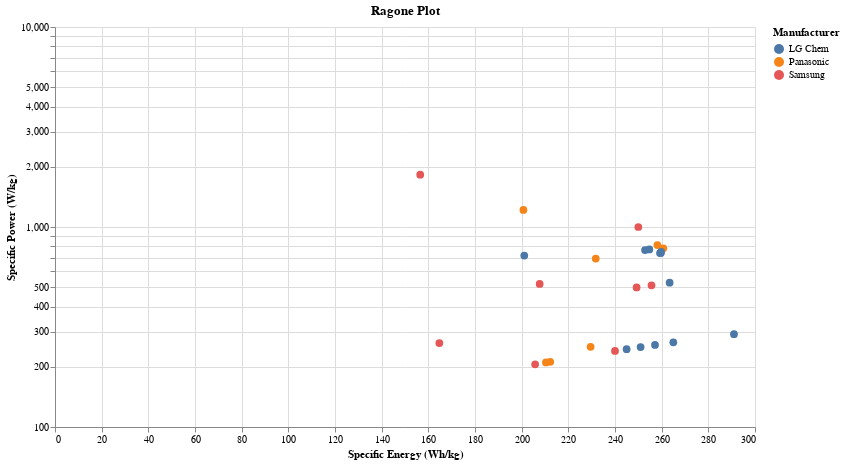

This figure's notebook cell:
### Code cell
# Define selection for Cathode and Manufacturer
#cathode_selection = alt.selection_point(fields=['Cathode'], bind='legend')
manufacturer_selection = alt.selection_point(fields=['Manufacturer'], bind='legend')

# Create the Ragone plot using Altair
ragone_plot = alt.Chart(df).mark_circle(size=60).encode(
    x=alt.X('Specific Energy (Wh/kg)', title='Specific Energy (Wh/kg)'),
    y=alt.Y('Specific Power (W/kg)', scale=alt.Scale(type='log'), title='Specific Power (W/kg)'),
    color=alt.condition(manufacturer_selection, 'Manufacturer:N', alt.value('lightgray')),
    opacity=alt.condition(manufacturer_selection, alt.value(1), alt.value(0.2)),
    tooltip=['Name', 'Manufacturer', 'RatedCapacity', 'NominalVoltage','Mass','MaximumContinuousDischargeCurrent','ChargingCurrent', 'CycleLife','Cathode','References']
).properties(
    width=700,
    height=400,
    title='Ragone Plot' 
).transform_filter(
    alt.FieldOneOfPredicate(field='Manufacturer', oneOf=['LG Chem','Samsung','Panasonic'])
).add_params(
    manufacturer_selection
).interactive()

# Show the plot
ragone_plot.show()

### Figure 1 — Vega-Lite specification as saved in the notebook (floating-point values rounded to 4 significant figures; data arrays with more than 128 entries replaced by an {"elided": "..."} marker saying what was removed)
{"config": {"view": {"continuousWidth": 300, "continuousHeight": 300}}, "data": {"name": "data-53d6139793a63f8e83b4f7ba26c58133"}, "mark": {"type": "circle", "size": 60}, "encoding": {"color": {"condition": {"param": "param_31", "field": "Manufacturer", "type": "nominal"}, "value": "lightgray"}, "opacity": {"condition": {"param": "param_31", "value": 1}, "value": 0.2}, "tooltip": [{"field": "Name", "type": "nominal"}, {"field": "Manufacturer", "type": "nominal"}, {"field": "RatedCapacity", "type": "quantitative"}, {"field": "NominalVoltage", "type": "quantitative"}, {"field": "Mass", "type": "quantitative"}, {"field": "MaximumContinuousDischargeCurrent", "type": "quantitative"}, {"field": "ChargingCurrent", "type": "quantitative"}, {"field": "CycleLife", "type": "quantitative"}, {"field": "Cathode", "type": "nominal"}, {"field": "References", "type": "nominal"}], "x": {"field": "Specific Energy (Wh/kg)", "title": "Specific Energy (Wh/kg)", "type": "quantitative"}, "y": {"field": "Specific Power (W/kg)", "scale": {"type": "log"}, "title": "Specific Power (W/kg)", "type": "quantitative"}}, "height": 400, "params": [{"name": "param_31", "select": {"type": "point", "fields": ["Manufacturer"]}, "bind": "legend"}, {"name": "param_32", "select": {"type": "interval", "encodings": ["x", "y"]}, "bind": "scales"}], "title": "Ragone Plot", "transform": [{"filter": {"field": "Manufacturer", "oneOf": ["LG Chem", "Samsung", "Panasonic"]}}], "width": 700, "$schema": "https://vega.github.io/schema/vega-lite/v5.17.0.json", "datasets": {"data-53d6139793a63f8e83b4f7ba26c58133": {"elided": "333 records"}}}
